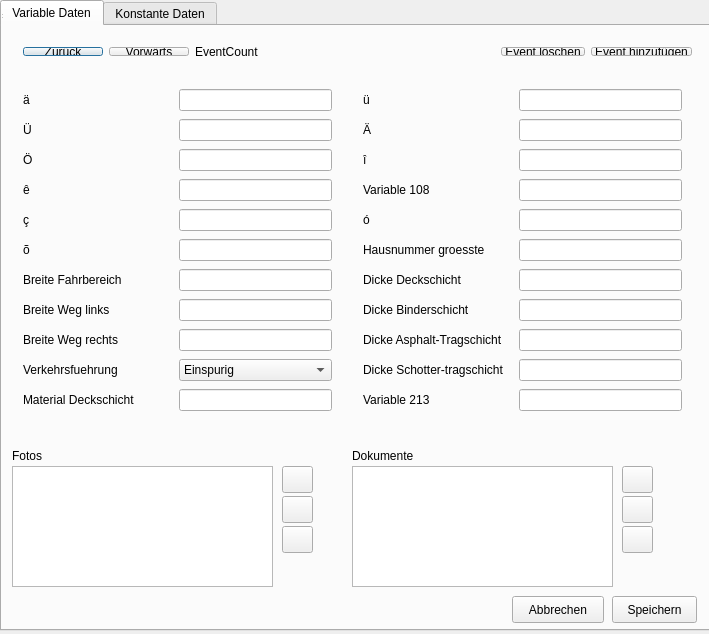
<ui version="4.0">
 <class>MainWindow</class>
 <widget class="QDialog" name="MainWindow">
  <property name="geometry">
   <rect>
    <x>0</x>
    <y>0</y>
    <width>709</width>
    <height>634</height>
   </rect>
  </property>
  <property name="windowTitle">
   <string>MainWindow</string>
  </property>
  <widget class="QWidget" name="centralWidget" native="true">
   <property name="geometry">
    <rect>
     <x>0</x>
     <y>0</y>
     <width>711</width>
     <height>631</height>
    </rect>
   </property>
   <widget class="QTabWidget" name="VariableData">
    <property name="geometry">
     <rect>
      <x>0</x>
      <y>0</y>
      <width>711</width>
      <height>631</height>
     </rect>
    </property>
    <property name="styleSheet">
     <string notr="true" />
    </property>
    <property name="currentIndex">
     <number>0</number>
    </property>
    <widget class="QWidget" name="tab1">
     <attribute name="title">
      <string>Variable Daten</string>
     </attribute>
     <widget class="QWidget" name="formLayoutWidget_2">
      <property name="geometry">
       <rect>
        <x>350</x>
        <y>50</y>
        <width>341</width>
        <height>359</height>
       </rect>
      </property>
      <layout class="QGridLayout" name="gridLayout">
       <item column="0" row="0">
        <widget class="QLabel" name="label_&#252;">
         <property name="minimumSize">
          <size>
           <width>150</width>
           <height>0</height>
          </size>
         </property>
         <property name="text">
          <string>&#252;</string>
         </property>
        </widget>
       </item>
       <item column="1" row="0">
        <widget class="QLineEdit" name="lineEdit_&#252;" />
       </item>
       <item column="0" row="1">
        <widget class="QLabel" name="label_&#196;">
         <property name="text">
          <string>&#196;</string>
         </property>
        </widget>
       </item>
       <item column="1" row="1">
        <widget class="QLineEdit" name="lineEdit_&#196;" />
       </item>
       <item column="0" row="2">
        <widget class="QLabel" name="label_&#238;">
         <property name="text">
          <string>&#238;</string>
         </property>
        </widget>
       </item>
       <item column="1" row="2">
        <widget class="QLineEdit" name="lineEdit_&#238;" />
       </item>
       <item column="0" row="3">
        <widget class="QLabel" name="label_108">
         <property name="text">
          <string>Variable 108</string>
         </property>
        <property name="visible"><bool>false</bool></property></widget>
       </item>
       <item column="1" row="3">
        <widget class="QLineEdit" name="lineEdit_108"><property name="visible"><bool>false</bool></property></widget>
       </item>
       <item column="0" row="4">
        <widget class="QLabel" name="label_&#243;">
         <property name="text">
          <string>&#243;</string>
         </property>
        </widget>
       </item>
       <item column="1" row="4">
        <widget class="QLineEdit" name="lineEdit_&#243;" />
       </item>
       <item column="0" row="5">
        <widget class="QLabel" name="label_Hausnummer_groesste">
         <property name="text">
          <string>Hausnummer groesste</string>
         </property>
        </widget>
       </item>
       <item column="1" row="5">
        <widget class="QLineEdit" name="lineEdit_Hausnummer_groesste" />
       </item>
       <item column="0" row="6">
        <widget class="QLabel" name="label_Dicke_Deckschicht">
         <property name="text">
          <string>Dicke Deckschicht</string>
         </property>
        </widget>
       </item>
       <item column="1" row="6">
        <widget class="QLineEdit" name="lineEdit_Dicke_Deckschicht" />
       </item>
       <item column="0" row="7">
        <widget class="QLabel" name="label_Dicke_Binderschicht">
         <property name="text">
          <string>Dicke Binderschicht</string>
         </property>
        </widget>
       </item>
       <item column="1" row="7">
        <widget class="QLineEdit" name="lineEdit_Dicke_Binderschicht" />
       </item>
       <item column="0" row="8">
        <widget class="QLabel" name="label_Dicke_Asphalt-Tragschicht">
         <property name="text">
          <string>Dicke Asphalt-Tragschicht</string>
         </property>
        </widget>
       </item>
       <item column="1" row="8">
        <widget class="QLineEdit" name="lineEdit_Dicke_Asphalt-Tragschicht" />
       </item>
       <item column="0" row="9">
        <widget class="QLabel" name="label_Dicke_Schotter-tragschicht">
         <property name="text">
          <string>Dicke Schotter-tragschicht</string>
         </property>
        </widget>
       </item>
       <item column="1" row="9">
        <widget class="QLineEdit" name="lineEdit_Dicke_Schotter-tragschicht" />
       </item>
       <item column="0" row="10">
        <widget class="QLabel" name="label_213">
         <property name="text">
          <string>Variable 213</string>
         </property>
        <property name="visible"><bool>false</bool></property></widget>
       </item>
       <item column="1" row="10">
        <widget class="QLineEdit" name="lineEdit_213"><property name="visible"><bool>false</bool></property></widget>
       </item>
      </layout>
     </widget>
     <widget class="QWidget" name="formLayoutWidget">
      <property name="geometry">
       <rect>
        <x>10</x>
        <y>50</y>
        <width>331</width>
        <height>359</height>
       </rect>
      </property>
      <layout class="QGridLayout" name="gridLayout_2">
       <item column="0" row="0">
        <widget class="QLabel" name="label_&#228;">
         <property name="minimumSize">
          <size>
           <width>150</width>
           <height>0</height>
          </size>
         </property>
         <property name="text">
          <string>&#228;</string>
         </property>
        </widget>
       </item>
       <item column="1" row="0">
        <widget class="QLineEdit" name="lineEdit_&#228;" />
       </item>
       <item column="0" row="1">
        <widget class="QLabel" name="label_&#220;">
         <property name="text">
          <string>&#220;</string>
         </property>
        </widget>
       </item>
       <item column="1" row="1">
        <widget class="QLineEdit" name="lineEdit_&#220;" />
       </item>
       <item column="0" row="2">
        <widget class="QLabel" name="label_&#214;">
         <property name="text">
          <string>&#214;</string>
         </property>
        </widget>
       </item>
       <item column="1" row="2">
        <widget class="QLineEdit" name="lineEdit_&#214;" />
       </item>
       <item column="0" row="3">
        <widget class="QLabel" name="label_&#234;">
         <property name="text">
          <string>&#234;</string>
         </property>
        </widget>
       </item>
       <item column="1" row="3">
        <widget class="QLineEdit" name="lineEdit_&#234;" />
       </item>
       <item column="0" row="4">
        <widget class="QLabel" name="label_&#231;">
         <property name="text">
          <string>&#231;</string>
         </property>
        </widget>
       </item>
       <item column="1" row="4">
        <widget class="QLineEdit" name="lineEdit_&#231;" />
       </item>
       <item column="0" row="5">
        <widget class="QLabel" name="label_&#245;">
         <property name="text">
          <string>&#245;</string>
         </property>
        </widget>
       </item>
       <item column="1" row="5">
        <widget class="QLineEdit" name="lineEdit_&#245;" />
       </item>
       <item column="0" row="6">
        <widget class="QLabel" name="label_Breite_Fahrbereich">
         <property name="text">
          <string>Breite Fahrbereich</string>
         </property>
        </widget>
       </item>
       <item column="1" row="6">
        <widget class="QLineEdit" name="lineEdit_Breite_Fahrbereich" />
       </item>
       <item column="0" row="7">
        <widget class="QLabel" name="label_Breite_Weg_links">
         <property name="text">
          <string>Breite Weg links</string>
         </property>
        </widget>
       </item>
       <item column="1" row="7">
        <widget class="QLineEdit" name="lineEdit_Breite_Weg_links" />
       </item>
       <item column="0" row="8">
        <widget class="QLabel" name="label_Breite_Weg_rechts">
         <property name="text">
          <string>Breite Weg rechts</string>
         </property>
        </widget>
       </item>
       <item column="1" row="8">
        <widget class="QLineEdit" name="lineEdit_Breite_Weg_rechts" />
       </item>
       <item column="0" row="9">
        <widget class="QLabel" name="label_Verkehrsfuehrung">
         <property name="text">
          <string>Verkehrsfuehrung</string>
         </property>
        </widget>
       </item>
       <item column="1" row="9">
        <widget class="QComboBox" name="comboBox_Verkehrsfuehrung"><item><property name="text"><string>Einspurig</string></property></item><item><property name="text"><string>Zweispurig</string></property></item><item><property name="text"><string>Dreispurig</string></property></item><item><property name="text"><string>Vierspurig</string></property></item></widget>
       </item>
       <item column="0" row="10">
        <widget class="QLabel" name="label_Material_Deckschicht">
         <property name="text">
          <string>Material Deckschicht</string>
         </property>
        </widget>
       </item>
       <item column="1" row="10">
        <widget class="QLineEdit" name="lineEdit_Material_Deckschicht" />
       </item>
      </layout>
     </widget>
     <widget class="QWidget" name="layoutWidget">
      <property name="geometry">
       <rect>
        <x>10</x>
        <y>10</y>
        <width>691</width>
        <height>31</height>
       </rect>
      </property>
      <layout class="QHBoxLayout" name="horizontalLayout">
       <item>
        <widget class="QPushButton" name="buttonPreviousData">
         <property name="text">
          <string>Zur&#252;ck</string>
         </property>
        </widget>
       </item>
       <item>
        <widget class="QPushButton" name="buttonNextData">
         <property name="text">
          <string>Vorw&#228;rts</string>
         </property>
        </widget>
       </item>
       <item>
        <widget class="QLabel" name="lblEventCount">
         <property name="text">
          <string>EventCount</string>
         </property>
        </widget>
       </item>
       <item>
        <spacer name="horizontalSpacer">
         <property name="orientation">
          <enum>Qt::Horizontal</enum>
         </property>
         <property name="sizeHint" stdset="0">
          <size>
           <width>40</width>
           <height>20</height>
          </size>
         </property>
        </spacer>
       </item>
       <item>
        <widget class="QPushButton" name="buttonDeleteData">
         <property name="text">
          <string>Event l&#246;schen</string>
         </property>
        </widget>
       </item>
       <item>
        <widget class="QPushButton" name="buttonNewData">
         <property name="text">
          <string>Event hinzuf&#252;gen</string>
         </property>
        </widget>
       </item>
      </layout>
     </widget>
     <widget class="QPushButton" name="button_open_photo_var">
      <property name="geometry">
       <rect>
        <x>280</x>
        <y>440</y>
        <width>31</width>
        <height>27</height>
       </rect>
      </property>
      <property name="toolTip">
       <string>&#214;ffnen</string>
      </property>
      <property name="text">
       <string />
      </property>
      <property name="icon">
       <iconset>
        <normaloff>icons/open.png</normaloff>icons/open.png</iconset>
      </property>
     </widget>
     <widget class="QPushButton" name="buttonCancel_1">
      <property name="geometry">
       <rect>
        <x>510</x>
        <y>570</y>
        <width>92</width>
        <height>27</height>
       </rect>
      </property>
      <property name="text">
       <string>Abbrechen</string>
      </property>
     </widget>
     <widget class="QPushButton" name="buttonSave_1">
      <property name="geometry">
       <rect>
        <x>610</x>
        <y>570</y>
        <width>85</width>
        <height>27</height>
       </rect>
      </property>
      <property name="text">
       <string>Speichern</string>
      </property>
     </widget>
     <widget class="QPushButton" name="button_add_photo_var">
      <property name="geometry">
       <rect>
        <x>280</x>
        <y>470</y>
        <width>31</width>
        <height>27</height>
       </rect>
      </property>
      <property name="toolTip">
       <string>Hinzuf&#252;gen</string>
      </property>
      <property name="text">
       <string />
      </property>
      <property name="icon">
       <iconset>
        <normaloff>icons/add.png</normaloff>icons/add.png</iconset>
      </property>
     </widget>
     <widget class="QPushButton" name="button_delete_photo_var">
      <property name="geometry">
       <rect>
        <x>280</x>
        <y>500</y>
        <width>31</width>
        <height>27</height>
       </rect>
      </property>
      <property name="toolTip">
       <string>Entfernen</string>
      </property>
      <property name="text">
       <string />
      </property>
      <property name="icon">
       <iconset>
        <normaloff>icons/delete.png</normaloff>icons/delete.png</iconset>
      </property>
     </widget>
     <widget class="QLabel" name="label_fotos_var">
      <property name="geometry">
       <rect>
        <x>10</x>
        <y>420</y>
        <width>61</width>
        <height>20</height>
       </rect>
      </property>
      <property name="text">
       <string>Fotos</string>
      </property>
     </widget>
     <widget class="QLabel" name="label_dokumente_var">
      <property name="geometry">
       <rect>
        <x>350</x>
        <y>420</y>
        <width>91</width>
        <height>20</height>
       </rect>
      </property>
      <property name="text">
       <string>Dokumente</string>
      </property>
     </widget>
     <widget class="QPushButton" name="button_add_doc_var">
      <property name="geometry">
       <rect>
        <x>620</x>
        <y>470</y>
        <width>31</width>
        <height>27</height>
       </rect>
      </property>
      <property name="toolTip">
       <string>Hinzuf&#252;gen</string>
      </property>
      <property name="text">
       <string />
      </property>
      <property name="icon">
       <iconset>
        <normaloff>icons/add.png</normaloff>icons/add.png</iconset>
      </property>
     </widget>
     <widget class="QPushButton" name="button_open_doc_var">
      <property name="geometry">
       <rect>
        <x>620</x>
        <y>440</y>
        <width>31</width>
        <height>27</height>
       </rect>
      </property>
      <property name="toolTip">
       <string>&#214;ffnen</string>
      </property>
      <property name="text">
       <string />
      </property>
      <property name="icon">
       <iconset>
        <normaloff>icons/open.png</normaloff>icons/open.png</iconset>
      </property>
     </widget>
     <widget class="QPushButton" name="button_delete_doc_var">
      <property name="geometry">
       <rect>
        <x>620</x>
        <y>500</y>
        <width>31</width>
        <height>27</height>
       </rect>
      </property>
      <property name="toolTip">
       <string>Entfernen</string>
      </property>
      <property name="text">
       <string />
      </property>
      <property name="icon">
       <iconset>
        <normaloff>icons/delete.png</normaloff>icons/delete.png</iconset>
      </property>
     </widget>
     <widget class="QListWidget" name="listWidget_photo_var">
      <property name="geometry">
       <rect>
        <x>10</x>
        <y>440</y>
        <width>261</width>
        <height>121</height>
       </rect>
      </property>
     </widget>
     <widget class="QListWidget" name="listWidget_doc_var">
      <property name="geometry">
       <rect>
        <x>350</x>
        <y>440</y>
        <width>261</width>
        <height>121</height>
       </rect>
      </property>
     </widget>
    </widget>
    <widget class="QWidget" name="tab_2">
     <attribute name="title">
      <string>Konstante Daten</string>
     </attribute>
     <widget class="QLabel" name="label_309">
      <property name="geometry">
       <rect>
        <x>10</x>
        <y>180</y>
        <width>121</width>
        <height>16</height>
       </rect>
      </property>
      <property name="text">
       <string>Variable 309</string>
      </property>
     <property name="visible"><bool>false</bool></property></widget>
     <widget class="QComboBox" name="comboBox_309">
      <property name="geometry">
       <rect>
        <x>140</x>
        <y>180</y>
        <width>91</width>
        <height>21</height>
       </rect>
      </property>
     <property name="visible"><bool>false</bool></property></widget>
     <widget class="QWidget" name="layoutWidget">
      <property name="geometry">
       <rect>
        <x>10</x>
        <y>20</y>
        <width>511</width>
        <height>133</height>
       </rect>
      </property>
      <layout class="QGridLayout" name="gridLayout_3">
       <item column="0" row="0">
        <layout class="QGridLayout" name="gridLayout_4">
         <item column="0" row="1">
          <widget class="QCheckBox" name="checkBox_300">
           <property name="text">
            <string />
           </property>
          <property name="visible"><bool>false</bool></property></widget>
         </item>
         <item column="0" row="0">
          <widget class="QCheckBox" name="checkBox_299">
           <property name="text">
            <string />
           </property>
          <property name="visible"><bool>false</bool></property></widget>
         </item>
         <item column="0" row="2">
          <widget class="QCheckBox" name="checkBox_301">
           <property name="text">
            <string />
           </property>
          <property name="visible"><bool>false</bool></property></widget>
         </item>
         <item column="0" row="3">
          <widget class="QCheckBox" name="checkBox_302">
           <property name="text">
            <string />
           </property>
          <property name="visible"><bool>false</bool></property></widget>
         </item>
         <item column="0" row="4">
          <widget class="QCheckBox" name="checkBox_303">
           <property name="text">
            <string />
           </property>
          <property name="visible"><bool>false</bool></property></widget>
         </item>
        </layout>
       </item>
       <item column="1" row="0">
        <layout class="QGridLayout" name="gridLayout_5">
         <item column="0" row="3">
          <widget class="QCheckBox" name="checkBox_307">
           <property name="text">
            <string />
           </property>
          <property name="visible"><bool>false</bool></property></widget>
         </item>
         <item column="0" row="2">
          <widget class="QCheckBox" name="checkBox_306">
           <property name="text">
            <string />
           </property>
          <property name="visible"><bool>false</bool></property></widget>
         </item>
         <item column="0" row="1">
          <widget class="QCheckBox" name="checkBox_305">
           <property name="text">
            <string />
           </property>
          <property name="visible"><bool>false</bool></property></widget>
         </item>
         <item column="0" row="0">
          <widget class="QCheckBox" name="checkBox_304">
           <property name="text">
            <string />
           </property>
          <property name="visible"><bool>false</bool></property></widget>
         </item>
         <item column="0" row="4">
          <widget class="QCheckBox" name="checkBox_308">
           <property name="text">
            <string />
           </property>
          <property name="visible"><bool>false</bool></property></widget>
         </item>
        </layout>
       </item>
      </layout>
     </widget>
     <widget class="QPushButton" name="buttonCancel_2">
      <property name="geometry">
       <rect>
        <x>510</x>
        <y>570</y>
        <width>92</width>
        <height>27</height>
       </rect>
      </property>
      <property name="text">
       <string>Abbrechen</string>
      </property>
     </widget>
     <widget class="QPushButton" name="buttonSave_2">
      <property name="geometry">
       <rect>
        <x>610</x>
        <y>570</y>
        <width>85</width>
        <height>27</height>
       </rect>
      </property>
      <property name="text">
       <string>Speichern</string>
      </property>
     </widget>
     <widget class="QLabel" name="label_fotos">
      <property name="geometry">
       <rect>
        <x>10</x>
        <y>420</y>
        <width>61</width>
        <height>20</height>
       </rect>
      </property>
      <property name="text">
       <string>Fotos</string>
      </property>
     </widget>
     <widget class="QPushButton" name="button_add_doc">
      <property name="geometry">
       <rect>
        <x>620</x>
        <y>470</y>
        <width>31</width>
        <height>27</height>
       </rect>
      </property>
      <property name="toolTip">
       <string>Hinzuf&#252;gen</string>
      </property>
      <property name="text">
       <string />
      </property>
      <property name="icon">
       <iconset>
        <normaloff>icons/add.png</normaloff>icons/add.png</iconset>
      </property>
     </widget>
     <widget class="QPushButton" name="button_add_photo">
      <property name="geometry">
       <rect>
        <x>280</x>
        <y>470</y>
        <width>31</width>
        <height>27</height>
       </rect>
      </property>
      <property name="toolTip">
       <string>Hinzuf&#252;gen</string>
      </property>
      <property name="text">
       <string />
      </property>
      <property name="icon">
       <iconset>
        <normaloff>icons/add.png</normaloff>icons/add.png</iconset>
      </property>
     </widget>
     <widget class="QPushButton" name="button_open_doc">
      <property name="geometry">
       <rect>
        <x>620</x>
        <y>440</y>
        <width>31</width>
        <height>27</height>
       </rect>
      </property>
      <property name="toolTip">
       <string>&#214;ffnen</string>
      </property>
      <property name="text">
       <string />
      </property>
      <property name="icon">
       <iconset>
        <normaloff>icons/open.png</normaloff>icons/open.png</iconset>
      </property>
     </widget>
     <widget class="QLabel" name="label_dokumente">
      <property name="geometry">
       <rect>
        <x>350</x>
        <y>420</y>
        <width>91</width>
        <height>20</height>
       </rect>
      </property>
      <property name="text">
       <string>Dokumente</string>
      </property>
     </widget>
     <widget class="QPushButton" name="button_open_photo">
      <property name="geometry">
       <rect>
        <x>280</x>
        <y>440</y>
        <width>31</width>
        <height>27</height>
       </rect>
      </property>
      <property name="toolTip">
       <string>&#214;ffnen</string>
      </property>
      <property name="text">
       <string />
      </property>
      <property name="icon">
       <iconset>
        <normaloff>icons/open.png</normaloff>icons/open.png</iconset>
      </property>
     </widget>
     <widget class="QPushButton" name="button_delete_doc">
      <property name="geometry">
       <rect>
        <x>620</x>
        <y>500</y>
        <width>31</width>
        <height>27</height>
       </rect>
      </property>
      <property name="toolTip">
       <string>Entfernen</string>
      </property>
      <property name="text">
       <string />
      </property>
      <property name="icon">
       <iconset>
        <normaloff>icons/delete.png</normaloff>icons/delete.png</iconset>
      </property>
     </widget>
     <widget class="QPushButton" name="button_delete_photo">
      <property name="geometry">
       <rect>
        <x>280</x>
        <y>500</y>
        <width>31</width>
        <height>27</height>
       </rect>
      </property>
      <property name="toolTip">
       <string>Entfernen</string>
      </property>
      <property name="text">
       <string />
      </property>
      <property name="icon">
       <iconset>
        <normaloff>icons/delete.png</normaloff>icons/delete.png</iconset>
      </property>
     </widget>
     <widget class="QListWidget" name="listWidget_photo">
      <property name="geometry">
       <rect>
        <x>10</x>
        <y>440</y>
        <width>261</width>
        <height>121</height>
       </rect>
      </property>
     </widget>
     <widget class="QListWidget" name="listWidget_doc">
      <property name="geometry">
       <rect>
        <x>350</x>
        <y>440</y>
        <width>261</width>
        <height>121</height>
       </rect>
      </property>
     </widget>
    </widget>
   </widget>
  </widget>
  <widget class="QToolBar" name="mainToolBar">
   <property name="geometry">
    <rect>
     <x>0</x>
     <y>0</y>
     <width>2</width>
     <height>13</height>
    </rect>
   </property>
  </widget>
  <widget class="QStatusBar" name="statusBar">
   <property name="geometry">
    <rect>
     <x>0</x>
     <y>0</y>
     <width>3</width>
     <height>20</height>
    </rect>
   </property>
  </widget>
 </widget>
 <layoutdefault margin="11" spacing="6" />
 <resources />
 <connections />
</ui>
